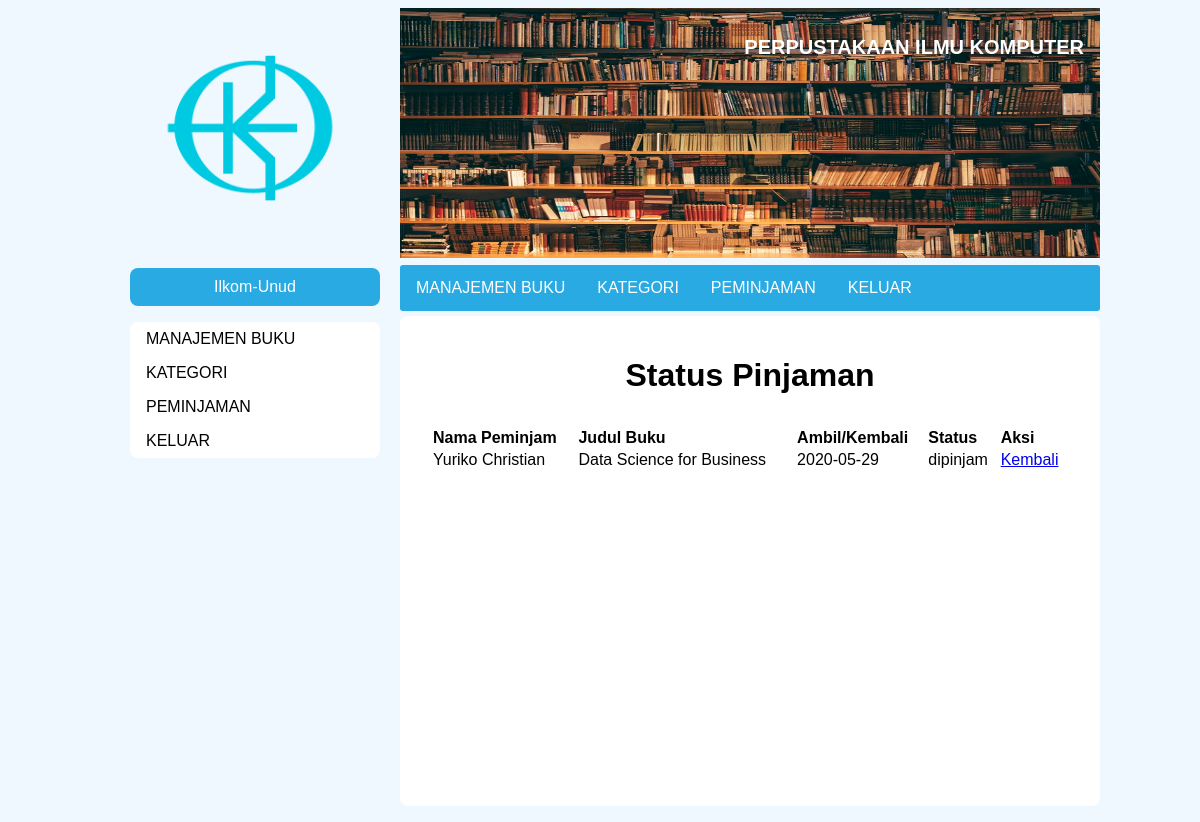
The page /peminjaman-admin.php (signed in) on the database its author committed.
### tables this page shows
CREATE TABLE `pinjaman` (
  `id_pinjam` int(11) NOT NULL,
  `id_buku` int(11) NOT NULL,
  `id_user` int(11) NOT NULL,
  `tgl_ambil` date NOT NULL,
  `tgl_kembali` date NOT NULL,
  `status` enum('mohon','dipinjam','dikembalikan','batal') NOT NULL DEFAULT 'mohon'
);

CREATE TABLE `user` (
  `id_user` int(11) NOT NULL,
  `user_name` varchar(100) NOT NULL,
  `email` varchar(255) NOT NULL,
  `password` varchar(256) NOT NULL,
  `role` enum('suadmin','user','admin','nonaktif') NOT NULL,
  `picture` varchar(255) NOT NULL
);

CREATE TABLE `buku` (
  `id_buku` int(11) NOT NULL,
  `judul` varchar(100) NOT NULL,
  `tahun` int(11) NOT NULL,
  `penulis` varchar(100) NOT NULL,
  `ISBN` varchar(13) NOT NULL,
  `pic` varchar(100) NOT NULL,
  `kategori` varchar(32) NOT NULL,
  `rak` int(11) NOT NULL,
  `stok` int(11) NOT NULL
);

### db-con.php (called while the page is built, shortened)
<?php
class database{
	var $host = "localhost:3306";
	var $username = "root";
	var $password = "";
	var $database = "perpustakaan";
	function __construct(){
		$this->koneksi = mysqli_connect($this->host, $this->username, $this->password,$this->database);
	}
}
?>

### peminjaman-admin.php (the view, shortened to what this page needs)
<!DOCTYPE html>
<html lang="en">
<head>
    <?php include "style.php"; ?>
    <link rel="stylesheet" href="css/kontak.css">
</head>
<?php
$query = "SELECT * FROM pinjaman INNER JOIN buku INNER JOIN user WHERE pinjaman.id_buku=buku.id_buku AND pinjaman.id_user=user.id_user;"
?>
<body>
    <div id="main-content">
        <?php include 'header-sidebar.php';?>
        <div id="isi">
            <center>
                <h1 style="text-align: center;">Status Pinjaman</h1>
                <table style="text-align: left;padding:10px;width:100%;">
                    <tr>
                        <th>Nama Peminjam</th>
                        <th>Judul Buku</th>
                        <th>Ambil/Kembali</th>
                        <th>Status</th>
                        <th>Aksi</th>
                    </tr>
                    <?php
                    include_once("db-con.php");
                    $database = new database();
                    $result = mysqli_query($database->koneksi,$query);
                    while($pj = mysqli_fetch_assoc($result)){
                        echo "<tr>
                                <td>".$pj['user_name']."</td>
                                <td>".$pj['judul']."</td>";
                        if($pj['status']=='mohon'){
                            echo "<td>".$pj['tgl_ambil']."</td>";
                        }
                        elseif($pj['status']=='dipinjam'){
                            echo "<td>".$pj['tgl_kembali']."</td>";
                        }
                        echo "<td>".$pj['status']."</td>";
                        if($pj['status']=='mohon'){
                            echo "<td><a href=\"proses.php?id_pinjam=".$pj['id_pinjam']."&id_buku=".$pj['id_buku']."\">Proses</a>
                                    <a href=\"batal.php?id=".$pj['id_pinjam']."\">Batal</a></td>";
                        }
                        elseif($pj['status']=='dipinjam'){
                            echo "<td><a href=\"kembali.php?id_pinjam=".$pj['id_pinjam']."&id_buku=".$pj['id_buku']."\">Kembali</a></td>";
                        }
                        echo "</tr>";
                    }
                    ?>
                </table>
            </center>
        </div>
    </div>
</body>
</html>

### css/user.css (style rules this page uses)
body { background-color: aliceblue; }

### css/kontak.css (style rules this page uses)
* { font-family: sans-serif; }
#main-content { margin: 0 auto; width: 1000px; height: auto; }
#isi { margin-top: 8px; margin-bottom: 8px; padding: 20px; width: 660px; height: 450px; float: right; background: white; border-radius: 8px; }

### rows shown on the page
pinjaman: id_user.user_name "Yuriko Christian", id_buku.judul "Data Science for Business", tgl_kembali "2020-05-29", status "dipinjam"

### other values the page prints
$_SESSION['nama'] "Ilkom-Unud"
